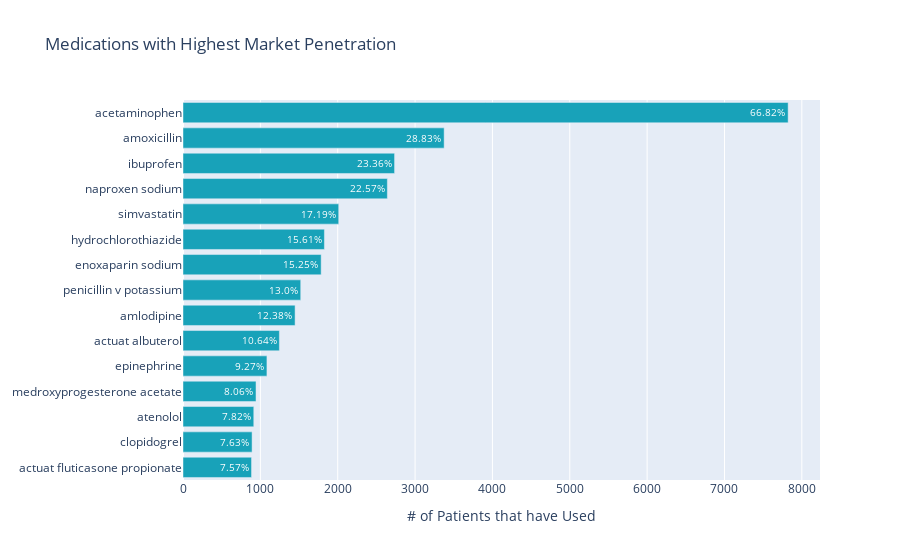

Write notebook code for a chart like this one.
### Code cell
patient_use_cts = med_pat_matrix.count().sort_values(ascending=False)
patient_use_cts = (patient_use_cts.reset_index()[:N]
                   .rename(columns={0:'count'}))
patient_use_cts['pct'] = [dec_to_pct(val / med_pat_matrix.shape[0]) for val in patient_use_cts['count']]
patient_use_cts = patient_use_cts.sort_values(by='count', ascending=True)
ct_fig = go.Figure(go.Bar(x=patient_use_cts['count'], y=patient_use_cts['keywd'], orientation='h',
                          text=patient_use_cts['pct'], textposition='auto'))
ct_fig.update_layout(title='Medications with Highest Market Penetration', 
                    xaxis_title='# of Patients that have Used')
ct_fig.update_traces(marker_color='rgb(24,162,185)')
ct_fig.show()

### Figure 1 — Plotly figure (JSON) as saved in the notebook; plotly's stock layout.template omitted (floating-point values rounded to 4 significant figures)
{"data": [{"marker": {"color": "rgb(24,162,185)"}, "orientation": "h", "text": ["7.57%", "7.63%", "7.82%", "8.06%", "9.27%", "10.64%", "12.38%", "13.0%", "15.25%", "15.61%", "17.19%", "22.57%", "23.36%", "28.83%", "66.82%"], "textposition": "auto", "type": "bar", "x": [886, 893, 915, 944, 1085, 1246, 1449, 1522, 1786, 1828, 2013, 2642, 2735, 3376, 7823], "y": ["actuat fluticasone propionate", "clopidogrel", "atenolol", "medroxyprogesterone acetate", "epinephrine", "actuat albuterol", "amlodipine", "penicillin v potassium", "enoxaparin sodium", "hydrochlorothiazide", "simvastatin", "naproxen sodium", "ibuprofen", "amoxicillin", "acetaminophen"]}], "layout": {"title": {"text": "Medications with Highest Market Penetration"}, "xaxis": {"title": {"text": "# of Patients that have Used"}}}}
